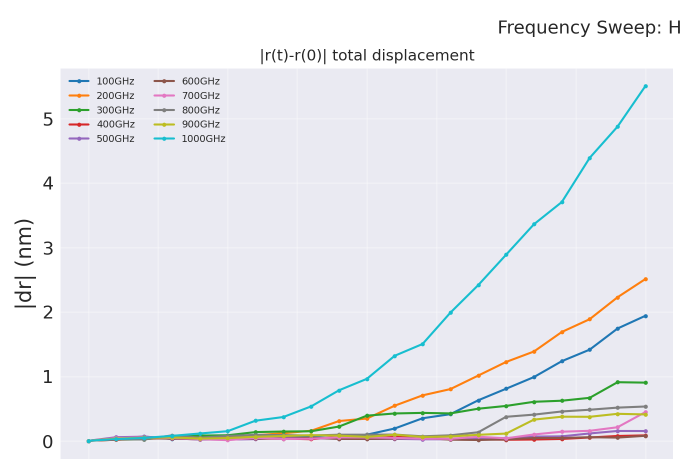
#> input picture 09_paper_thesis_talks/bishe/thesis_v2/figures/fig4-3_srcX_displacement_a.png, 1360 x 917 px (shown at 1/2 size); its folder holds 5 pictures in this run
$ python redraw_fig5-3_srcX_displacement_stack.py
#> lines starting #> are read from the running program, lines starting #| are printed output that depends on the picture
#!/usr/bin/env python3
"""redraw_fig5-3_srcX_displacement_stack.py

将原有 4 张独立子图 (fig4-3_srcX_displacement_{a,b,c,d}.png) 垂直拼接为
单张 4x1 堆叠图, 配合 .tex 里 width=0.75\\textwidth 使用。

输出: figures/fig4-3_srcX_displacement.png
"""
from PIL import Image
import os

BASE = os.path.dirname(os.path.abspath(__file__))
INPUTS = [os.path.join(BASE, f'fig4-3_srcX_displacement_{s}.png') for s in 'abcd']
OUT = os.path.join(BASE, 'fig4-3_srcX_displacement.png')

imgs = [Image.open(p).convert('RGB') for p in INPUTS]
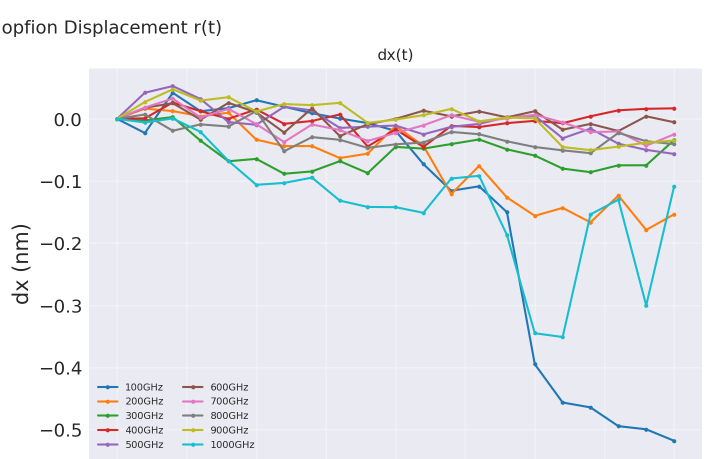
#> input picture 09_paper_thesis_talks/bishe/thesis_v2/figures/fig4-3_srcX_displacement_b.png, 1440 x 917 px (shown at 1/2 size)
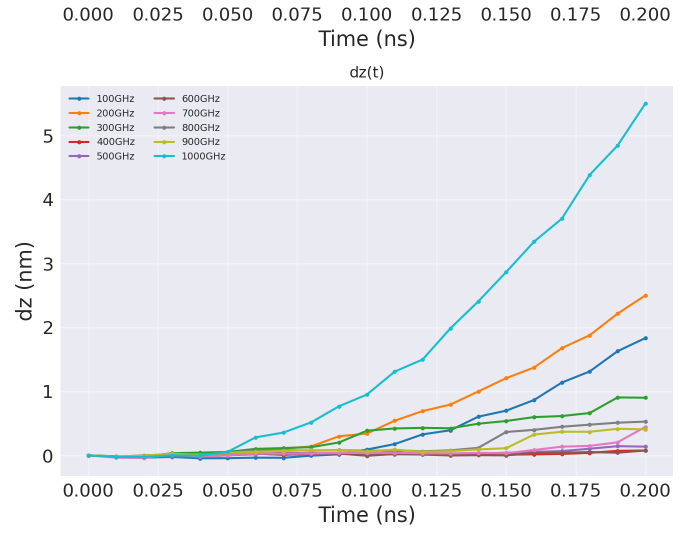
#> input picture 09_paper_thesis_talks/bishe/thesis_v2/figures/fig4-3_srcX_displacement_c.png, 1360 x 1083 px (shown at 1/2 size)
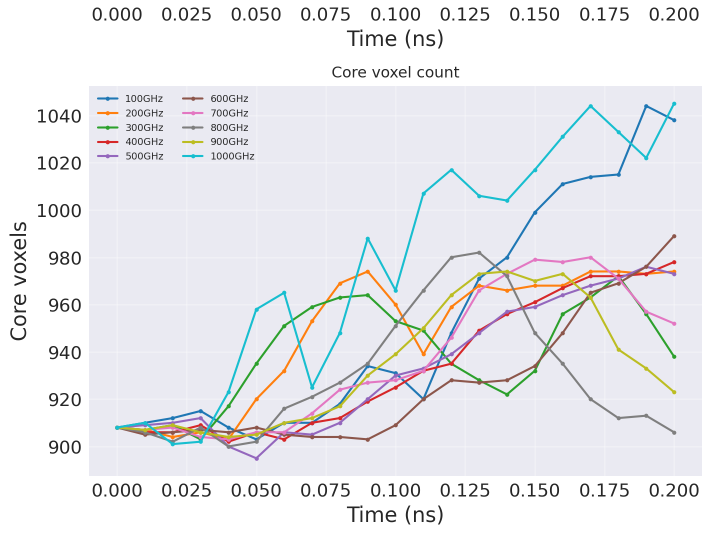
#> input picture 09_paper_thesis_talks/bishe/thesis_v2/figures/fig4-3_srcX_displacement_d.png, 1440 x 1083 px (shown at 1/2 size)
#> imgs = 4 items
W = max(im.width for im in imgs)
#> W = 1440
# 统一缩放到同宽
scaled = []
for im in imgs:
    if im.width != W:
        new_h = int(im.height * W / im.width)
        im = im.resize((W, new_h), Image.LANCZOS)
    scaled.append(im)
#> this loop made 4 passes
#> new_h on passes 1, 3: 970, 1146
#> pass 1, `im = im.resize((W, new_h), Image.LANCZOS)`:
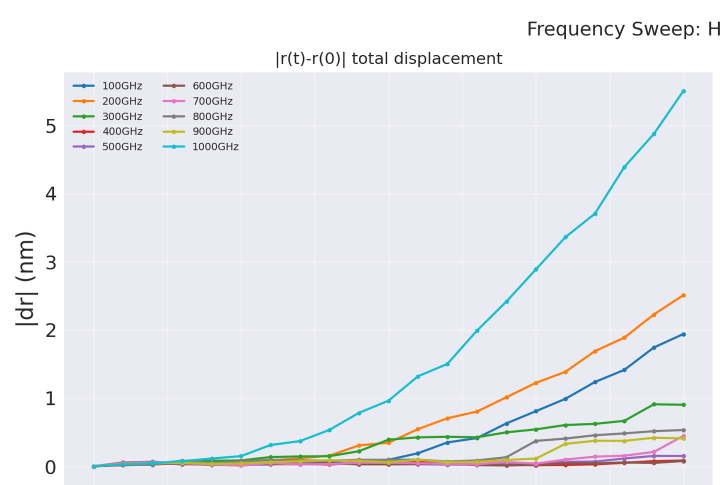
#> im: PIL image 1440x970 RGB (shown at 1/2 size); mean R, G, B 234.2, 234.7, 239.7
#> pass 3, `im = im.resize((W, new_h), Image.LANCZOS)`:
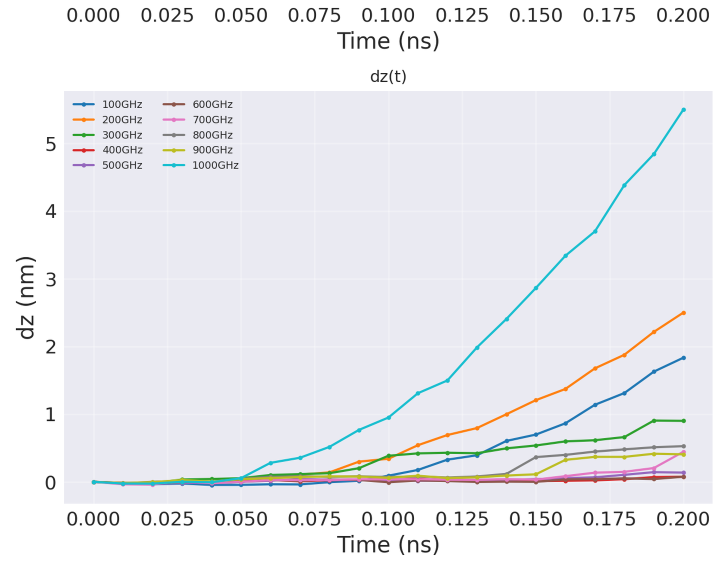
#> im: PIL image 1440x1146 RGB (shown at 1/2 size); mean R, G, B 235.5, 235.9, 240.3
#> after the loop, new_h = 1146; scaled = 4 items
H = sum(im.height for im in scaled)
#> H = 4116

combined = Image.new('RGB', (W, H), 'white')
#> combined: PIL image 1440x4116 RGB; every value is 255
y = 0
for im in scaled:
    combined.paste(im, (0, y))
    y += im.height
#> this loop made 4 passes
#> y on passes 1 to 4: 970, 1887, 3033, 4116
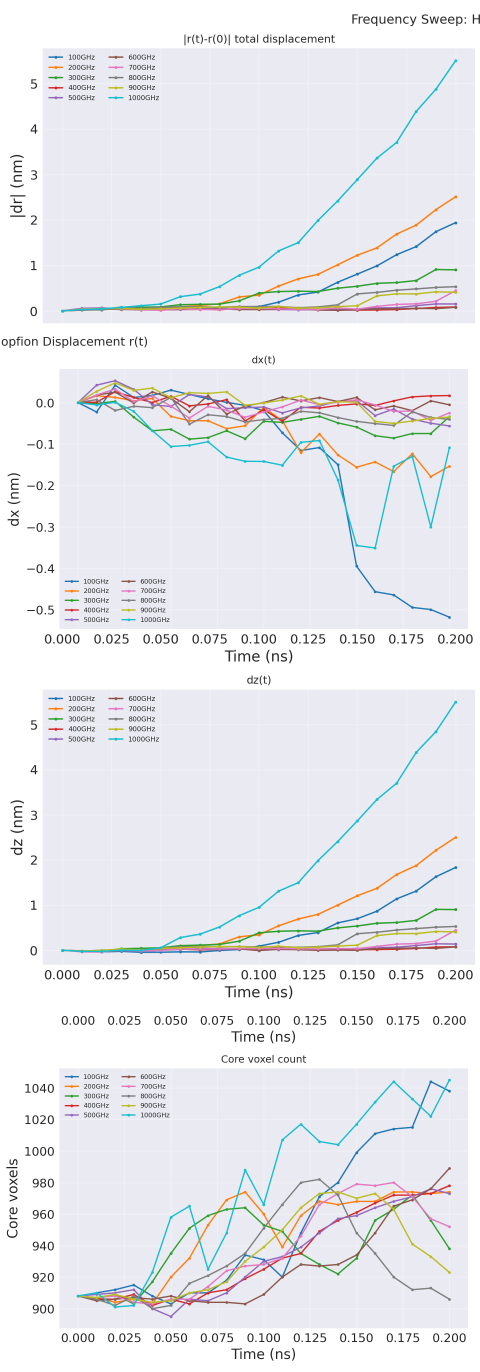
#> combined: PIL image 1440x4116 RGB (shown at 1/3 size); mean R, G, B 234.5, 234.8, 239.3
#> after the loop, y = 4116

combined.save(OUT, dpi=(300, 300))
print(f'[OK] saved {OUT}  ({W}x{H})')
#| [OK] saved 09_paper_thesis_talks/bishe/thesis_v2/figures/fig4-3_srcX_displacement.png  (1440x4116)
